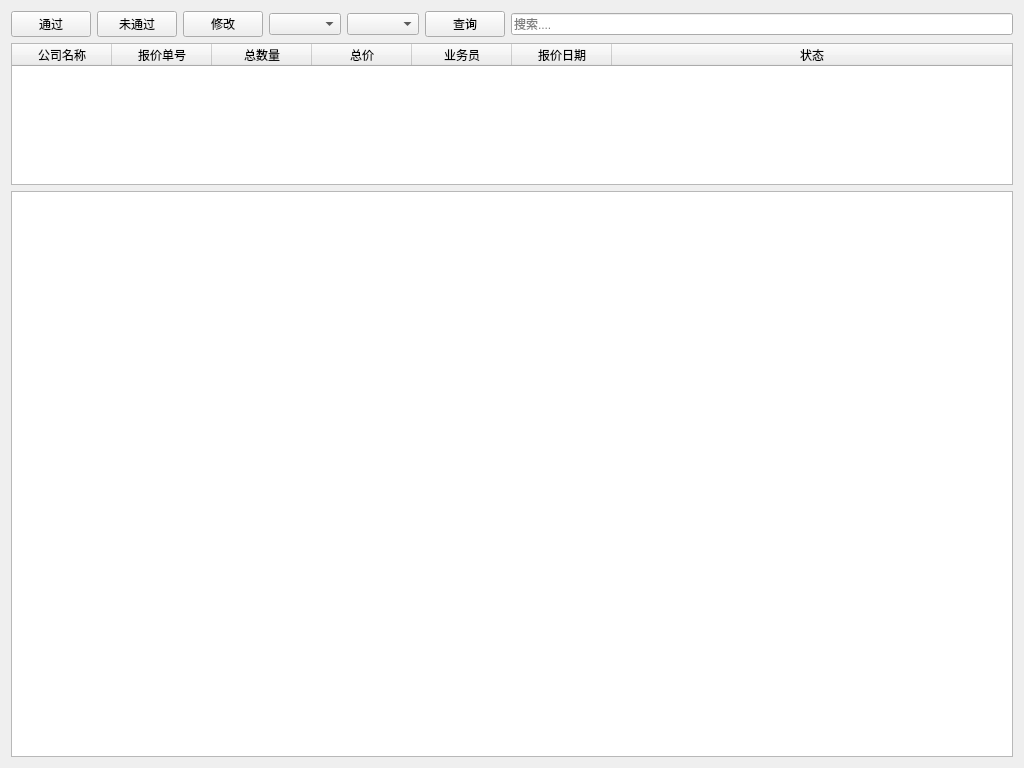
<?xml version="1.0" encoding="UTF-8"?>
<ui version="4.0">
 <class>Quote_check</class>
 <widget class="QWidget" name="Quote_check">
  <property name="geometry">
   <rect>
    <x>0</x>
    <y>0</y>
    <width>1024</width>
    <height>768</height>
   </rect>
  </property>
  <property name="windowTitle">
   <string>报价审核</string>
  </property>
  <property name="toolTip">
   <string/>
  </property>
  <layout class="QVBoxLayout" name="verticalLayout" stretch="0,1,4">
   <item>
    <layout class="QHBoxLayout" name="horizontalLayout">
     <item>
      <widget class="QPushButton" name="Button_pass">
       <property name="toolTip">
        <string>审核通过</string>
       </property>
       <property name="text">
        <string>通过</string>
       </property>
       <property name="icon">
        <iconset>
         <normaloff>../images/Accept_24px.ico</normaloff>../images/Accept_24px.ico</iconset>
       </property>
      </widget>
     </item>
     <item>
      <widget class="QPushButton" name="Button_nopass">
       <property name="toolTip">
        <string>审核未通过</string>
       </property>
       <property name="text">
        <string>未通过</string>
       </property>
       <property name="icon">
        <iconset>
         <normaloff>../images/stop_32px.ico</normaloff>../images/stop_32px.ico</iconset>
       </property>
      </widget>
     </item>
     <item>
      <widget class="QPushButton" name="Button_edit">
       <property name="toolTip">
        <string>修改报价</string>
       </property>
       <property name="text">
        <string>修改</string>
       </property>
       <property name="icon">
        <iconset>
         <normaloff>../images/modify_24px.png</normaloff>../images/modify_24px.png</iconset>
       </property>
      </widget>
     </item>
     <item>
      <widget class="QComboBox" name="Box_group">
       <property name="toolTip">
        <string>分组</string>
       </property>
      </widget>
     </item>
     <item>
      <widget class="QComboBox" name="Box_filter">
       <property name="toolTip">
        <string>筛选</string>
       </property>
       <property name="currentText">
        <string/>
       </property>
      </widget>
     </item>
     <item>
      <widget class="QPushButton" name="Button_query">
       <property name="text">
        <string>查询</string>
       </property>
       <property name="icon">
        <iconset>
         <normaloff>../images/find_24px_28620.png</normaloff>../images/find_24px_28620.png</iconset>
       </property>
      </widget>
     </item>
     <item>
      <widget class="QLineEdit" name="Line_search">
       <property name="toolTip">
        <string>搜索</string>
       </property>
       <property name="text">
        <string/>
       </property>
       <property name="placeholderText">
        <string>搜索....</string>
       </property>
       <property name="clearButtonEnabled">
        <bool>true</bool>
       </property>
      </widget>
     </item>
    </layout>
   </item>
   <item>
    <widget class="QTableWidget" name="Quote_list">
     <property name="sizePolicy">
      <sizepolicy hsizetype="Preferred" vsizetype="Preferred">
       <horstretch>0</horstretch>
       <verstretch>0</verstretch>
      </sizepolicy>
     </property>
     <property name="toolTip">
      <string>报价清单</string>
     </property>
     <attribute name="horizontalHeaderStretchLastSection">
      <bool>true</bool>
     </attribute>
     <attribute name="verticalHeaderStretchLastSection">
      <bool>false</bool>
     </attribute>
     <column>
      <property name="text">
       <string>公司名称</string>
      </property>
     </column>
     <column>
      <property name="text">
       <string>报价单号</string>
      </property>
     </column>
     <column>
      <property name="text">
       <string>总数量</string>
      </property>
     </column>
     <column>
      <property name="text">
       <string>总价</string>
      </property>
     </column>
     <column>
      <property name="text">
       <string>业务员</string>
      </property>
     </column>
     <column>
      <property name="text">
       <string>报价日期</string>
      </property>
     </column>
     <column>
      <property name="text">
       <string>状态</string>
      </property>
     </column>
    </widget>
   </item>
   <item>
    <widget class="QTableView" name="tableView"/>
   </item>
  </layout>
 </widget>
 <resources/>
 <connections/>
</ui>
